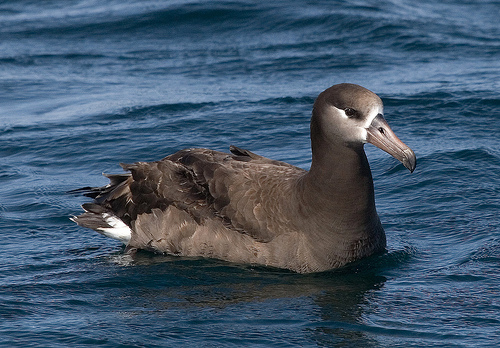
#> input picture CV_ML/Black_footed_Albatross.jpg, 500 x 348 px
$ jupyter execute image_gray.ipynb
#> lines starting #> are read from the running program, lines starting #| are printed output that depends on the picture
[cell 1]
import cv2
import numpy as np
import matplotlib.pyplot as plt

img = cv2.imread('Black_footed_Albatross.jpg',cv2.IMREAD_GRAYSCALE)
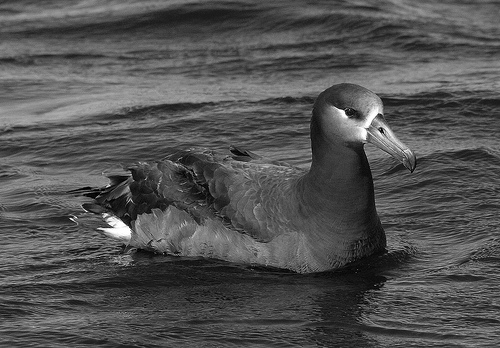
#> img: shape (348, 500); min 0, max 255, mean 82.1

plt.imshow(img,cmap='gray',interpolation='bicubic') # convert image in gray scale
plt.plot([100,50],[20,150],'c',linewidth=3) # draw a line over the image
plt.show()
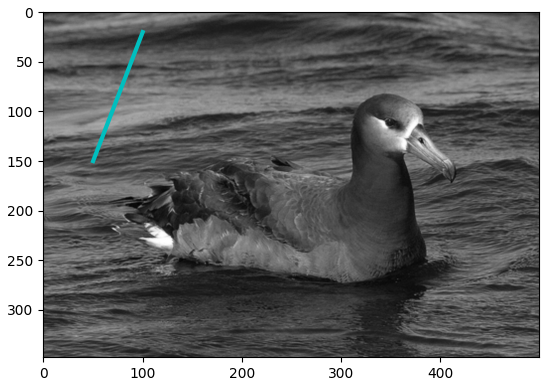
#> figure drawn by matplotlib, 1 panel
